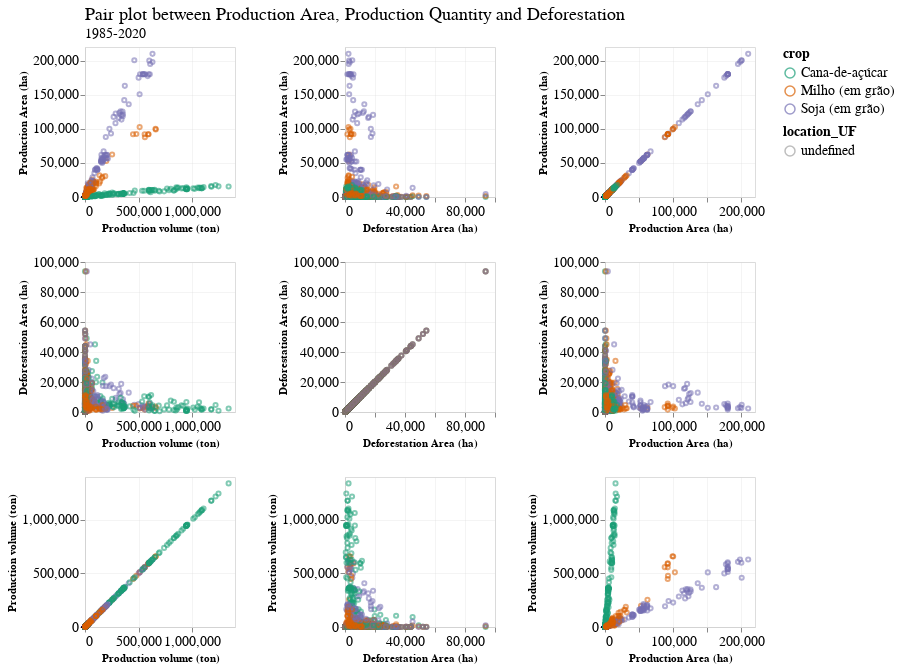

Notebook code for this chart:
### Code cell
corr_chart = alt.Chart(main_cultures_complete_df).mark_point(size=17).encode(
    alt.X(alt.repeat("column"), type='quantitative'),
    alt.Y(alt.repeat("row"), type='quantitative'),
    color='crop:N',
    opacity='location_UF:N'
).properties(
    width=150,
    height=150
).repeat(
    row=['Production Area (ha)', 'Deforestation Area (ha)', 'Production volume (ton)'],
    column=['Production volume (ton)', 'Deforestation Area (ha)', 'Production Area (ha)']
)


final_chart = corr_chart.properties(
    title=science_theme_title(
        text="Pair plot between Production Area, Production Quantity and Deforestation", 
        subtitle="1985-2020"
    )
).configure_range(
    category={'scheme': 'dark2'}
)

final_chart

### Figure 1 — Vega-Lite specification as saved in the notebook (floating-point values rounded to 4 significant figures; data arrays with more than 128 entries replaced by an {"elided": "..."} marker saying what was removed)
{"config": {"view": {"width": 533.3, "height": 300.0, "fill": "white"}, "title": {"align": "left", "anchor": "start", "frame": "group", "font": "Helvetica Neue", "fontSize": 18, "dy": -2, "subtitleFont": "Helvetica Neue", "subtitleFontSize": 14, "fontWeight": "normal"}, "axis": {"domainColor": "lightGrey", "gridColor": "lightGrey", "gridWidth": 0.25, "titleFont": "Helvetica Neue", "titleFontSize": 11, "labelFont": "Helvetica Neue", "labelFontSize": 14}, "legend": {"layout": {"anchor": "start"}, "labelLimit": 0, "titleFontSize": 14, "titleFont": "Helvetica Neue", "labelFontSize": 14, "labelFont": "Helvetica Neue"}, "header": {"title": null, "titleFont": "Helvetica Neue", "labelFont": "Helvetica Neue", "labelFontSize": 14, "labelPadding": 2}, "range": {"category": {"scheme": "dark2"}}}, "repeat": {"column": ["Production volume (ton)", "Deforestation Area (ha)", "Production Area (ha)"], "row": ["Production Area (ha)", "Deforestation Area (ha)", "Production volume (ton)"]}, "spec": {"data": {"name": "data-c7b55b1aabfa118689b047225fb82460"}, "mark": {"type": "point", "size": 17}, "encoding": {"color": {"field": "crop", "type": "nominal"}, "opacity": {"field": "location_UF", "type": "nominal"}, "x": {"field": {"repeat": "column"}, "type": "quantitative"}, "y": {"field": {"repeat": "row"}, "type": "quantitative"}}, "height": 150, "width": 150}, "title": {"align": "left", "anchor": "start", "frame": "group", "font": "Helvetica Neue", "fontSize": 18, "dy": -2, "subtitleFont": "Helvetica Neue", "subtitleFontSize": 14, "fontWeight": "normal", "text": "Pair plot between Production Area, Production Quantity and Deforestation", "subtitle": "1985-2020"}, "$schema": "https://vega.github.io/schema/vega-lite/v4.17.0.json", "datasets": {"data-c7b55b1aabfa118689b047225fb82460": {"elided": "1728 records"}}}
